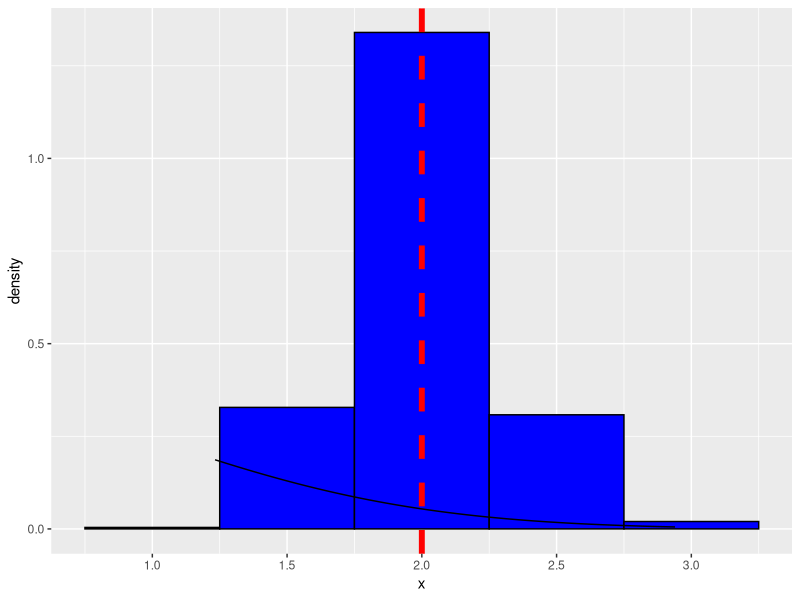

Here is the R script that generated this plot:
## ---- chunk 1
n=50
lambda=0.5
sim = 1:500
set.seed(12345)
## ---- chunk 2
sampleMeans <- data.frame(x = sapply(sim, function(x) {mean(rexp(n, lambda))}))
sampleMean <- mean(sampleMeans$x)
theoreticalMean <- 1/lambda
variance <- sd(sampleMeans$x)
theoreticalVariance <- (1/lambda)/sqrt(n)
## ---- chunk 3
library(ggplot2)
ggplot(data = sampleMeans, aes(x = x)) + 
    geom_histogram(aes(y=..density..), fill = I('blue'), 
                   binwidth = lambda, color = I('black')) +
    stat_function(fun = dnorm, arg = list(mean = theoreticalMean, sd = variance)) +
    geom_vline(xintercept = theoreticalMean, size=2, colour="red", linetype=2)

